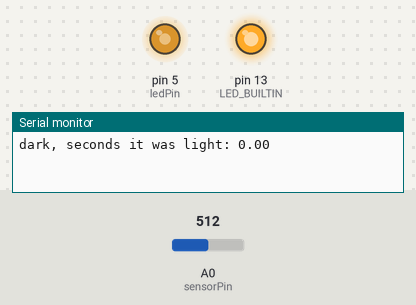
A sketch run on a simulated Arduino Uno, built with avr-gcc and run on an emulated ATmega328P. On the bench: output pins drawn as LEDs (lit = HIGH), the last lines printed to the serial monitor. The test bench sets the inputs (shaded band); at power-on: A0 (sensorPin) = 512.

Above: at 1.2 s.
1.3 s: A0 (sensorPin) set to 386
2.8 s: A0 (sensorPin) set to 351
At 3.1 s:
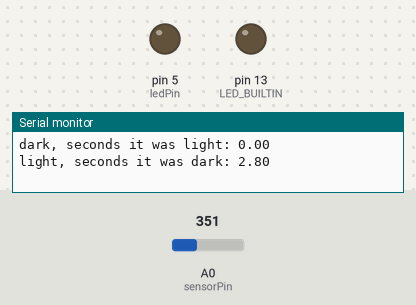
4.3 s: A0 (sensorPin) set to 716
At 5.5 s:
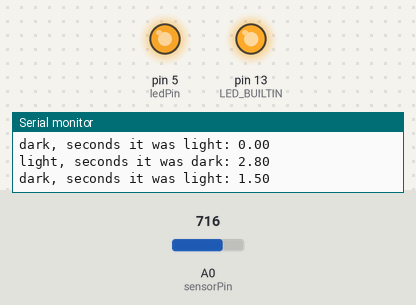
5.8 s: A0 (sensorPin) set to 306
At 6.6 s:
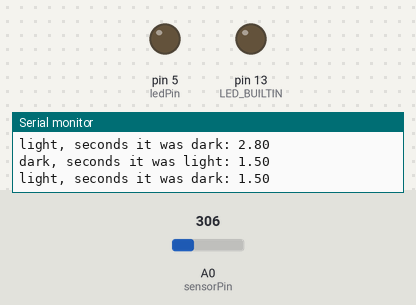
7.3 s: A0 (sensorPin) set to 900
At 7.7 s:
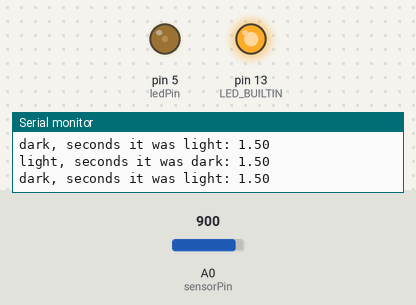
8.8 s: A0 (sensorPin) set to 122
At 10.1 s:
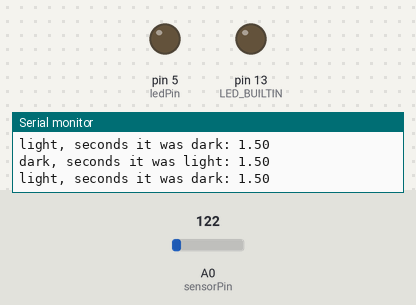
Timing chart, 0 to 11.3 s (numbered marks = the images above; inputs shaded):
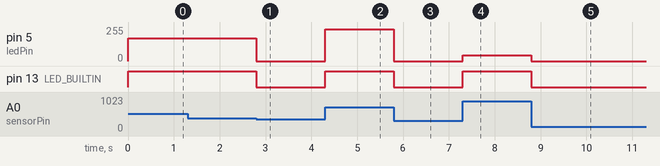

Measured:
- the behaviour switches between 369 and 368 on A0 (sensorPin) (found by bisection; images 0 and 1)
- after the input at 1.3 s, every drawn part: stays the same
- after the input at 2.8 s, pin 5 (ledPin): 170/255 → 0/255 at once; pin 13 (LED_BUILTIN): HIGH → LOW at once
- after the input at 4.3 s, pin 5 (ledPin): 0/255 → 238/255 at once; pin 13 (LED_BUILTIN): LOW → HIGH at once
- after the input at 5.8 s, pin 5 (ledPin): 238/255 → 0/255 at once; pin 13 (LED_BUILTIN): HIGH → LOW at once
- after the input at 7.3 s, pin 5 (ledPin): 0/255 → 44/255 at once; pin 13 (LED_BUILTIN): LOW → HIGH at once
- after the input at 8.8 s, pin 5 (ledPin): 44/255 → 0/255 at once; pin 13 (LED_BUILTIN): HIGH → LOW at once

The sketch:

nightlight.ino
```cpp
//global variables for the PWM pin, the sensorpin and the dark/light thresholds
const int ledPin = 5;
const int sensorPin = A0;
const float darkThreshold = 1.90;
const float lightTreshold = 1.80;

//boolean for switching
bool isDark = false;

//global variables to store millis for the calculation of the LED on and LED off time
float previousMillis;
float currentMillis;
float millisPassed;
float timePassed;

//global string variable to store the output strings for light on and light off
String toPrint;

// the setup routine runs once when you press reset:
void setup() {
  Serial.begin(9600);
  pinMode(13, OUTPUT);
}

//function to do the switch and to calculate the on/off time
//current time is taken and the previousMillis value is substracted.
//to give the accurate time for each on/off state previousMillis is set to currentMillis
//to get seconds timePassed is divided by 1000
void switchState() {
  isDark =!isDark;
  currentMillis = millis();
  millisPassed = currentMillis - previousMillis;
  previousMillis = currentMillis;
  timePassed = millisPassed / 1000;
}

// the loop routine runs over and over again forever:
void loop() {
  // read the input on analog pin 0:
  float sensorValue = analogRead(sensorPin);

  // Convert the analog reading (0 - 1023) to a voltage (0 - 5V):
  float voltage = sensorValue * (5.0 / 1023.0);
  //the dimmer variable to be fed into the PWM pin - not sure if sensorValue/3 is the best value
  float dimmer = sensorValue / 3;

  //if the voltage is above the dark threshold the builtin LED and the LED on pin 5 are switched on.
  //boolean isDark is set to true
  //the function switchState is called for the calculation of the on/off time
  if (voltage > darkThreshold && isDark == false) {
    switchState();
    digitalWrite(LED_BUILTIN, HIGH);
    analogWrite(ledPin, dimmer);
    toPrint = "dark, seconds it was light: ";
    Serial.println(toPrint + timePassed);

  } else if (voltage < lightTreshold && isDark == true) {
    switchState();
    digitalWrite(LED_BUILTIN, LOW);
    analogWrite(ledPin, LOW);
    toPrint = "light, seconds it was dark: ";
    Serial.println(toPrint + timePassed);
  }
}
```
